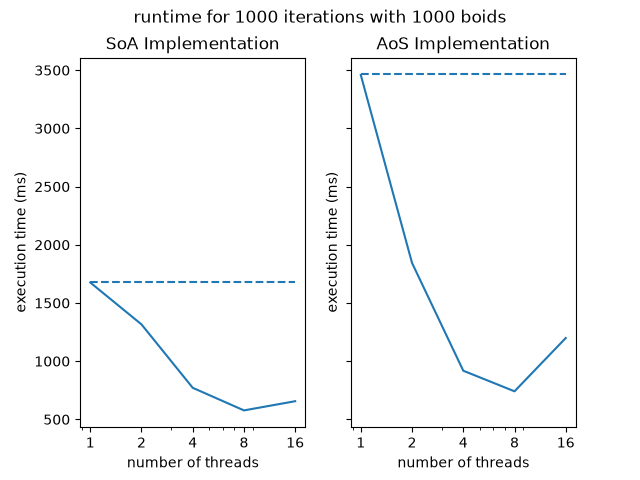

Python code for this plot:
#!/usr/bin/env python

# tempo per fare 1000 iterazioni con 1000 boid, a seconda del numero di thread e della versione del codice utilizzata
import matplotlib as mpl
import matplotlib.pyplot as plt
soa_seq_time=1678
aos_seq_time=3464
soa_parallel_times = {
        1: 1676,
        2: 1316,
        4: 771,
        8: 577,
        16: 656,
}
aos_parallel_times = {
        1: 3459, 
        2: 1844,
        4: 918,
        8: 741,
        16: 1199,
}
fig, (ax1, ax2) = plt.subplots(1, 2, sharey=True)
fig.suptitle("runtime for 1000 iterations with 1000 boids")
ax1.set_title("SoA Implementation")
t = sorted(soa_parallel_times.keys())
ax1.plot(t, [soa_parallel_times[i] for i in t])
ax1.set_xscale('log')
ax1.set_xticks(t, map(str, t))
ax1.set_xlabel('number of threads')
ax1.set_ylabel('execution time (ms)')
ax1.hlines([soa_seq_time], 1, 16, linestyle='--')

ax2.set_title("AoS Implementation")
t = sorted(aos_parallel_times.keys())
ax2.plot(t, [aos_parallel_times[i] for i in t])
ax2.set_xscale('log')
ax2.set_xticks(t, map(str, t))
ax2.set_xlabel('number of threads')
ax2.set_ylabel('execution time (ms)')
ax2.hlines([aos_seq_time], 1, 16, linestyle='--')

plt.savefig('plot.svg')
